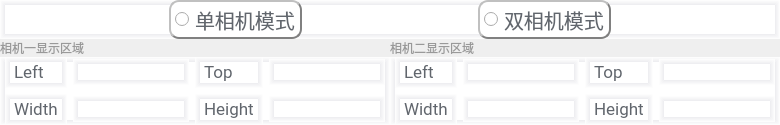
        <widget class="QWidget" name="page_2">
         <layout class="QVBoxLayout" name="verticalLayout_10">
          <property name="spacing">
           <number>0</number>
          </property>
          <property name="leftMargin">
           <number>0</number>
          </property>
          <property name="topMargin">
           <number>0</number>
          </property>
          <property name="rightMargin">
           <number>0</number>
          </property>
          <property name="bottomMargin">
           <number>0</number>
          </property>
          <item>
           <widget class="QWidget" name="widget_16" native="true">
            <property name="styleSheet">
             <string notr="true"/>
            </property>
            <layout class="QVBoxLayout" name="verticalLayout_11">
             <property name="spacing">
              <number>0</number>
             </property>
             <property name="leftMargin">
              <number>0</number>
             </property>
             <property name="topMargin">
              <number>0</number>
             </property>
             <property name="rightMargin">
              <number>0</number>
             </property>
             <property name="bottomMargin">
              <number>0</number>
             </property>
             <item>
              <widget class="QWidget" name="widget_17" native="true">
               <property name="styleSheet">
                <string notr="true">QWidget{
border-top: 5px solid qlineargradient(y0:0, y1:1,stop: 0 #ececef, stop: 1 white);
border-left: 5px solid qlineargradient(x0:0, x1:1,stop: 0 #ececef, stop: 1 white);
 border-bottom: 5px solid qlineargradient(y0:0, y1:1,stop: 0 white, stop: 1  #ececef);
border-right: 5px solid qlineargradient(x0:0, x1:1,stop:  0 white, stop: 1 #ececef);
background-color: rgb(255,255,255);}
QRadioButton{font-family:PingFang SC,Hiragino Sans GB,Arial,Microsoft YaHei,Verdana,Roboto,Noto,Helvetica Neue,sans-serif;
color:#61666d;
font-size:20px;
border:2px groove gray;border-radius:10px;padding:2px 4px;border-style: outset;}
QRadioButton:hover{background-color:rgb(229, 241, 251); color: black;}
QRadioButton:pressed{background-color:rgb(204, 228, 247);border-style: inset;}
</string>
               </property>
               <layout class="QHBoxLayout" name="horizontalLayout_10">
                <property name="leftMargin">
                 <number>0</number>
                </property>
                <property name="topMargin">
                 <number>0</number>
                </property>
                <property name="rightMargin">
                 <number>0</number>
                </property>
                <property name="bottomMargin">
                 <number>0</number>
                </property>
                <item>
                 <spacer name="horizontalSpacer_21">
                  <property name="orientation">
                   <enum>Qt::Horizontal</enum>
                  </property>
                  <property name="sizeHint" stdset="0">
                   <size>
                    <width>40</width>
                    <height>20</height>
                   </size>
                  </property>
                 </spacer>
                </item>
                <item>
                 <widget class="QRadioButton" name="singleRadioBtn">
                  <property name="text">
                   <string>单相机模式</string>
                  </property>
                 </widget>
                </item>
                <item>
                 <spacer name="horizontalSpacer_23">
                  <property name="orientation">
                   <enum>Qt::Horizontal</enum>
                  </property>
                  <property name="sizeHint" stdset="0">
                   <size>
                    <width>40</width>
                    <height>20</height>
                   </size>
                  </property>
                 </spacer>
                </item>
                <item>
                 <widget class="QRadioButton" name="doubleRadioBtn">
                  <property name="text">
                   <string>双相机模式</string>
                  </property>
                 </widget>
                </item>
                <item>
                 <spacer name="horizontalSpacer_22">
                  <property name="orientation">
                   <enum>Qt::Horizontal</enum>
                  </property>
                  <property name="sizeHint" stdset="0">
                   <size>
                    <width>40</width>
                    <height>20</height>
                   </size>
                  </property>
                 </spacer>
                </item>
               </layout>
              </widget>
             </item>
             <item>
              <widget class="QWidget" name="widget_18" native="true">
               <layout class="QHBoxLayout" name="horizontalLayout_11">
                <property name="spacing">
                 <number>0</number>
                </property>
                <property name="leftMargin">
                 <number>0</number>
                </property>
                <property name="topMargin">
                 <number>0</number>
                </property>
                <property name="rightMargin">
                 <number>0</number>
                </property>
                <property name="bottomMargin">
                 <number>0</number>
                </property>
                <item>
                 <widget class="QWidget" name="widget_22" native="true">
                  <layout class="QVBoxLayout" name="verticalLayout_12">
                   <property name="spacing">
                    <number>0</number>
                   </property>
                   <property name="leftMargin">
                    <number>0</number>
                   </property>
                   <property name="topMargin">
                    <number>0</number>
                   </property>
                   <property name="rightMargin">
                    <number>0</number>
                   </property>
                   <property name="bottomMargin">
                    <number>0</number>
                   </property>
                   <item>
                    <widget class="QWidget" name="cameraTitle" native="true">
                     <property name="styleSheet">
                      <string notr="true"/>
                     </property>
                     <layout class="QHBoxLayout" name="horizontalLayout_12">
                      <property name="spacing">
                       <number>0</number>
                      </property>
                      <property name="leftMargin">
                       <number>0</number>
                      </property>
                      <property name="topMargin">
                       <number>0</number>
                      </property>
                      <property name="rightMargin">
                       <number>0</number>
                      </property>
                      <property name="bottomMargin">
                       <number>0</number>
                      </property>
                      <item>
                       <widget class="QLabel" name="label_18">
                        <property name="styleSheet">
                         <string notr="true">font-family:PingFang SC,Hiragino Sans GB,Arial,Microsoft YaHei,Verdana,Roboto,Noto,Helvetica Neue,sans-serif;
color:#999999</string>
                        </property>
                        <property name="text">
                         <string>相机一显示区域</string>
                        </property>
                       </widget>
                      </item>
                      <item>
                       <widget class="QLabel" name="label_19">
                        <property name="styleSheet">
                         <string notr="true">font-family:PingFang SC,Hiragino Sans GB,Arial,Microsoft YaHei,Verdana,Roboto,Noto,Helvetica Neue,sans-serif;
color:#999999</string>
                        </property>
                        <property name="text">
                         <string>相机二显示区域</string>
                        </property>
                       </widget>
                      </item>
                     </layout>
                    </widget>
                   </item>
                   <item>
                    <widget class="QWidget" name="widget_20" native="true">
                     <property name="styleSheet">
                      <string notr="true">QWidget{
border-top: 5px solid qlineargradient(y0:0, y1:1,stop: 0 #ececef, stop: 1 white);
border-left: 5px solid qlineargradient(x0:0, x1:1,stop: 0 #ececef, stop: 1 white);
 border-bottom: 5px solid qlineargradient(y0:0, y1:1,stop: 0 white, stop: 1  #ececef);
border-right: 5px solid qlineargradient(x0:0, x1:1,stop:  0 white, stop: 1 #ececef);
background-color: rgb(255,255,255);}</string>
                     </property>
                     <layout class="QHBoxLayout" name="horizontalLayout_13">
                      <property name="spacing">
                       <number>0</number>
                      </property>
                      <property name="leftMargin">
                       <number>0</number>
                      </property>
                      <property name="topMargin">
                       <number>0</number>
                      </property>
                      <property name="rightMargin">
                       <number>0</number>
                      </property>
                      <property name="bottomMargin">
                       <number>0</number>
                      </property>
                      <item>
                       <widget class="QWidget" name="widget_19" native="true">
                        <layout class="QGridLayout" name="gridLayout_10">
                         <property name="leftMargin">
                          <number>5</number>
                         </property>
                         <property name="topMargin">
                          <number>0</number>
                         </property>
                         <property name="rightMargin">
                          <number>5</number>
                         </property>
                         <property name="bottomMargin">
                          <number>0</number>
                         </property>
                         <item row="0" column="1">
                          <widget class="QLineEdit" name="lineEdit_42"/>
                         </item>
                         <item row="1" column="0">
                          <widget class="QLabel" name="label_21">
                           <property name="styleSheet">
                            <string notr="true">font-family:PingFang SC,Hiragino Sans GB,Arial,Microsoft YaHei,Verdana,Roboto,Noto,Helvetica Neue,sans-serif;
color:#61666d;
font-size:17px</string>
                           </property>
                           <property name="text">
                            <string>Width</string>
                           </property>
                          </widget>
                         </item>
                         <item row="1" column="2">
                          <widget class="QLabel" name="label_25">
                           <property name="styleSheet">
                            <string notr="true">font-family:PingFang SC,Hiragino Sans GB,Arial,Microsoft YaHei,Verdana,Roboto,Noto,Helvetica Neue,sans-serif;
color:#61666d;
font-size:17px</string>
                           </property>
                           <property name="text">
                            <string>Height</string>
                           </property>
                          </widget>
                         </item>
                         <item row="0" column="2">
                          <widget class="QLabel" name="label_24">
                           <property name="styleSheet">
                            <string notr="true">font-family:PingFang SC,Hiragino Sans GB,Arial,Microsoft YaHei,Verdana,Roboto,Noto,Helvetica Neue,sans-serif;
color:#61666d;
font-size:17px</string>
                           </property>
                           <property name="text">
                            <string>Top</string>
                           </property>
                          </widget>
                         </item>
                         <item row="1" column="1">
                          <widget class="QLineEdit" name="lineEdit_43"/>
                         </item>
                         <item row="0" column="0">
                          <widget class="QLabel" name="label_20">
                           <property name="styleSheet">
                            <string notr="true">font-family:PingFang SC,Hiragino Sans GB,Arial,Microsoft YaHei,Verdana,Roboto,Noto,Helvetica Neue,sans-serif;
color:#61666d;
font-size:17px</string>
                           </property>
                           <property name="text">
                            <string>Left</string>
                           </property>
                          </widget>
                         </item>
                         <item row="0" column="3">
                          <widget class="QLineEdit" name="lineEdit_44"/>
                         </item>
                         <item row="1" column="3">
                          <widget class="QLineEdit" name="lineEdit_45"/>
                         </item>
                        </layout>
                       </widget>
                      </item>
                      <item>
                       <widget class="QWidget" name="widget_21" native="true">
                        <layout class="QGridLayout" name="gridLayout_9">
                         <property name="leftMargin">
                          <number>5</number>
                         </property>
                         <property name="topMargin">
                          <number>0</number>
                         </property>
                         <property name="rightMargin">
                          <number>5</number>
                         </property>
                         <property name="bottomMargin">
                          <number>0</number>
                         </property>
                         <item row="0" column="2">
                          <widget class="QLabel" name="label_26">
                           <property name="styleSheet">
                            <string notr="true">font-family:PingFang SC,Hiragino Sans GB,Arial,Microsoft YaHei,Verdana,Roboto,Noto,Helvetica Neue,sans-serif;
color:#61666d;
font-size:17px</string>
                           </property>
                           <property name="text">
                            <string>Top</string>
                           </property>
                          </widget>
                         </item>
                         <item row="1" column="0">
                          <widget class="QLabel" name="label_23">
                           <property name="styleSheet">
                            <string notr="true">font-family:PingFang SC,Hiragino Sans GB,Arial,Microsoft YaHei,Verdana,Roboto,Noto,Helvetica Neue,sans-serif;
color:#61666d;
font-size:17px</string>
                           </property>
                           <property name="text">
                            <string>Width</string>
                           </property>
                          </widget>
                         </item>
                         <item row="1" column="1">
                          <widget class="QLineEdit" name="lineEdit_47"/>
                         </item>
                         <item row="0" column="0">
                          <widget class="QLabel" name="label_22">
                           <property name="styleSheet">
                            <string notr="true">font-family:PingFang SC,Hiragino Sans GB,Arial,Microsoft YaHei,Verdana,Roboto,Noto,Helvetica Neue,sans-serif;
color:#61666d;
font-size:17px</string>
                           </property>
                           <property name="text">
                            <string>Left</string>
                           </property>
                          </widget>
                         </item>
                         <item row="0" column="1">
                          <widget class="QLineEdit" name="lineEdit_46"/>
                         </item>
                         <item row="1" column="2">
                          <widget class="QLabel" name="label_27">
                           <property name="styleSheet">
                            <string notr="true">font-family:PingFang SC,Hiragino Sans GB,Arial,Microsoft YaHei,Verdana,Roboto,Noto,Helvetica Neue,sans-serif;
color:#61666d;
font-size:17px</string>
                           </property>
                           <property name="text">
                            <string>Height</string>
                           </property>
                          </widget>
                         </item>
                         <item row="0" column="3">
                          <widget class="QLineEdit" name="lineEdit_48"/>
                         </item>
                         <item row="1" column="3">
                          <widget class="QLineEdit" name="lineEdit_49"/>
                         </item>
                        </layout>
                       </widget>
                      </item>
                     </layout>
                    </widget>
                   </item>
                  </layout>
                 </widget>
                </item>
               </layout>
              </widget>
             </item>
            </layout>
           </widget>
          </item>
         </layout>
        </widget>
